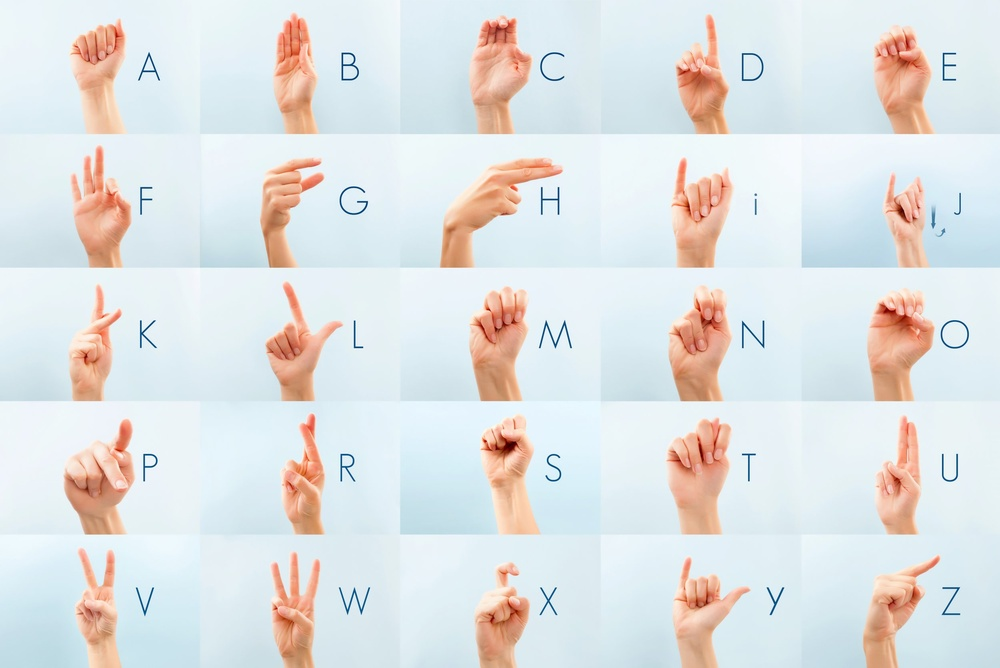
#> input picture asl-getty-images.jpg, 1000 x 668 px, shrunk from 2500 x 1669 before the run
$ python -i extract_landmarks_kaggle.py   (imports and definitions only)
#> lines starting #> are read from the running program, lines starting #| are printed output that depends on the picture; after the words box and inside, x2 and y2 are one past the last pixel; in counts of white or black regions, pixels touching at a corner belong together
#> further down, picture is the input picture: shape (668, 1000, 3); mean B, G, R 226.2, 226.1, 224.3
"""
Hand Landmark Extraction for Sign Language Dataset
Run on Kaggle — outputs /kaggle/working/landmarks.csv

Change DATASET_DIR to match your dataset path.
"""

import subprocess
# [4 lines not run here, left out]

import cv2
import numpy as np
import pandas as pd
import mediapipe as mp
from mediapipe.tasks import python
from mediapipe.tasks.python import vision
from pathlib import Path

# ── CONFIG ────────────────────────────────────────────────────────────────────
DATASET_DIR = "/kaggle/input/datasets/vignonantoine/mediapipe-processed-asl-dataset/processed_combine_asl_dataset"
OUTPUT_CSV  = "/kaggle/working/landmarks.csv"
MODEL_PATH  = "/kaggle/working/hand_landmarker.task"
MODE        = "mediapipe"   # "mediapipe" | "color"
#   mediapipe = real hand photos
#   color     = pre-rendered colored-dot images (like the ones in your dataset)
IMG_EXTS    = {".jpg", ".jpeg", ".png", ".bmp"}
# ─────────────────────────────────────────────────────────────────────────────

# [6 lines that did not run here, left out]
# [1 line that did not run here, left out]

LM_COLS = [f"{axis}{i}" for i in range(21) for axis in ("x", "y", "z")]


def extract_mediapipe(img_bgr):
    img_rgb  = cv2.cvtColor(img_bgr, cv2.COLOR_BGR2RGB)
    mp_image = mp.Image(image_format=mp.ImageFormat.SRGB, data=img_rgb)
    result   = DETECTOR.detect(mp_image)
    if not result.hand_landmarks:
        return None
    lm = result.hand_landmarks[0]
    return [v for pt in lm for v in (pt.x, pt.y, pt.z)]


# Color ranges (HSV) for pre-rendered landmark dot images
COLOR_GROUPS = [
    (np.array([0,   50, 150]), np.array([10,  255, 255]), [1, 2, 3, 4]),    # red   → thumb
    (np.array([10,  50, 150]), np.array([25,  255, 255]), [0]),              # orange → wrist
    (np.array([25,  50, 150]), np.array([35,  255, 255]), [5, 6, 7, 8]),    # yellow → index
    (np.array([35,  50, 100]), np.array([85,  255, 255]), [9, 10, 11, 12]), # green  → middle
    (np.array([85,  50, 100]), np.array([130, 255, 255]), [13, 14, 15, 16]),# blue   → ring
    (np.array([130, 50, 100]), np.array([160, 255, 255]), [17, 18, 19, 20]),# purple → pinky
]

def extract_color(img_bgr):
    hsv    = cv2.cvtColor(img_bgr, cv2.COLOR_BGR2HSV)
#> hsv: shape (668, 1000, 3); mean H, S, V 83.3, 33.8, 240.6
    h, w   = img_bgr.shape[:2]
#> h = 668; w = 1000
    coords = {}
    for lo, hi, indices in COLOR_GROUPS:
        mask = cv2.inRange(hsv, lo, hi)
        mask = cv2.morphologyEx(mask, cv2.MORPH_OPEN,
                                cv2.getStructuringElement(cv2.MORPH_ELLIPSE, (3, 3)))
        cnts, _ = cv2.findContours(mask, cv2.RETR_EXTERNAL, cv2.CHAIN_APPROX_SIMPLE)
        centers = sorted(
            [cv2.moments(c) for c in cnts if cv2.contourArea(c) > 5],
            key=lambda m: m["m10"] / m["m00"] if m["m00"] else 0,
        )
        for idx, mom in zip(indices, centers):
            if mom["m00"] == 0:
                continue
            coords[idx] = (mom["m10"] / mom["m00"] / w,
                           mom["m01"] / mom["m00"] / h,
                           0.0)
#> this loop made 6 passes
#> pass 1, in extract_color, `mask = cv2.inRange(hsv, lo, hi)`:
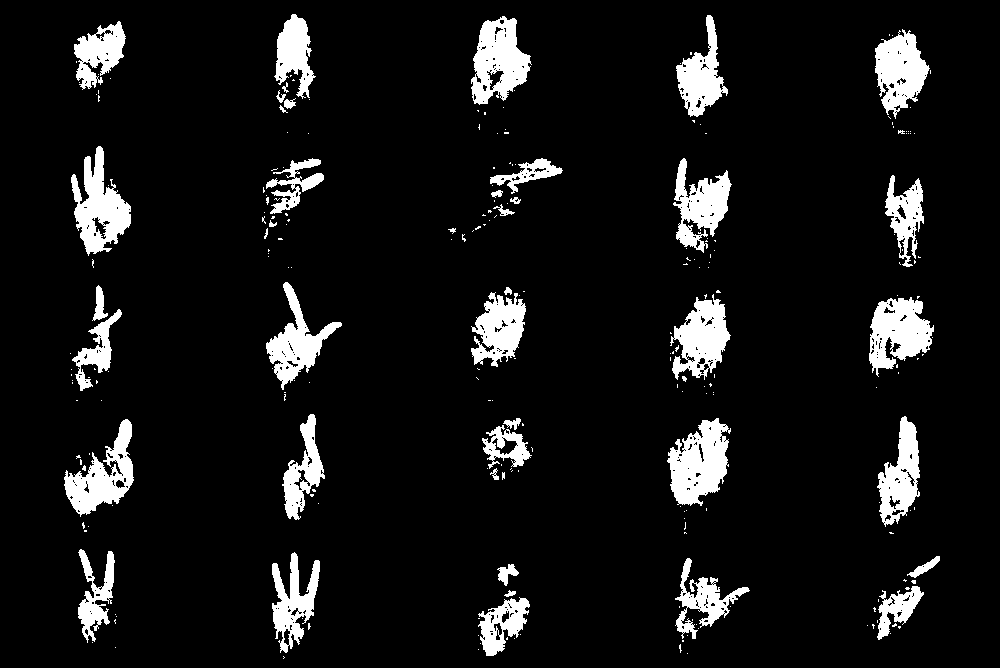
#> mask: shape (668, 1000); 8.5% white; 247 white regions (203 under 20 px), largest, box (x1, y1, x2, y2) and area: (667, 418, 731, 506) 3512, (71, 146, 131, 256) 3296, (471, 16, 532, 105) 3251
#> pass 1, in extract_color, `mask = cv2.morphologyEx(mask, cv2.MORPH_OPEN, cv2.getStructuringElemen..`:
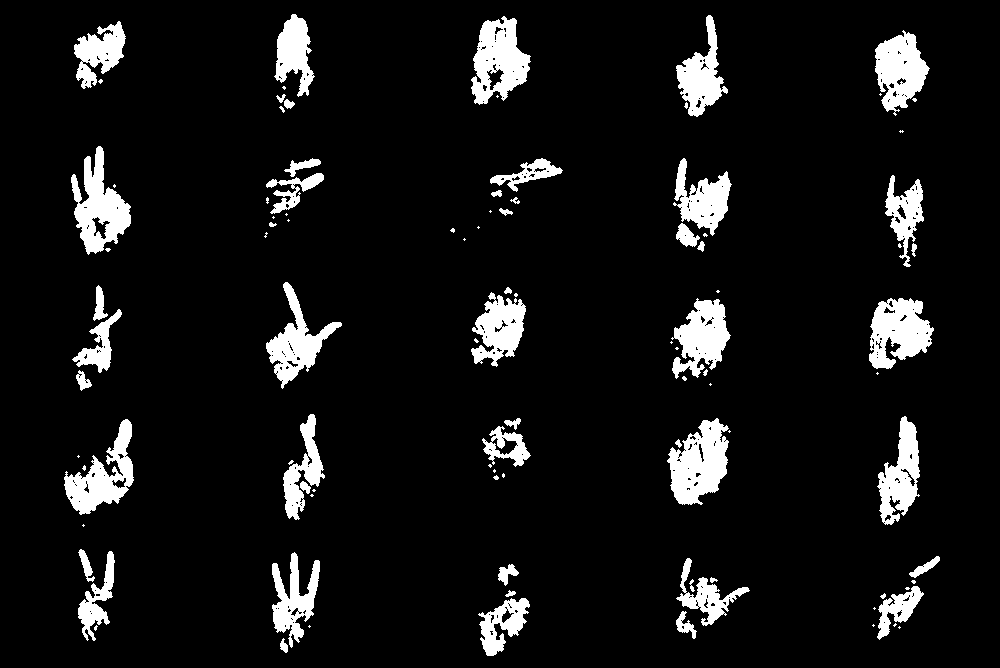
#> mask: shape (668, 1000); 8.1% white; 99 white regions (47 under 20 px), largest, box (x1, y1, x2, y2) and area: (667, 418, 729, 505) 3390, (71, 146, 131, 255) 3197, (471, 16, 531, 105) 3178
#> pass 2, in extract_color, `mask = cv2.inRange(hsv, lo, hi)`:
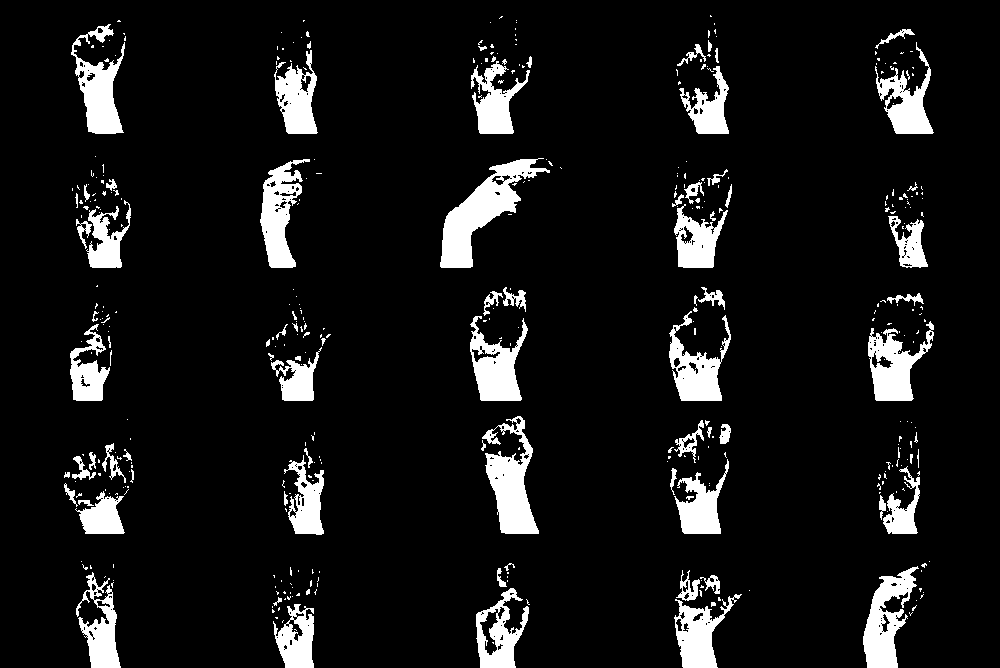
#> mask: shape (668, 1000); 8.7% white; 408 white regions (327 under 20 px), largest, box (x1, y1, x2, y2) and area: (440, 158, 550, 268) 4133, (482, 416, 539, 534) 3294, (863, 566, 919, 668) 2766
#> pass 2, in extract_color, `mask = cv2.morphologyEx(mask, cv2.MORPH_OPEN, cv2.getStructuringElemen..`:
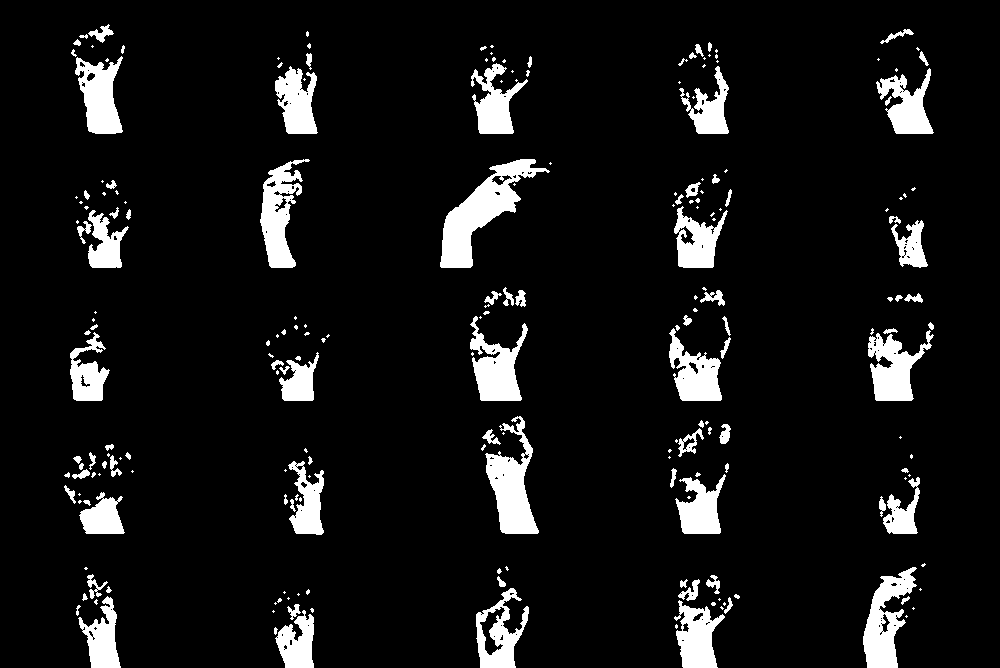
#> mask: shape (668, 1000); 8.1% white; 222 white regions (121 under 20 px), largest, box (x1, y1, x2, y2) and area: (440, 159, 550, 268) 4094, (485, 416, 539, 534) 3088, (863, 567, 917, 668) 2679
#> after the loop: mask: shape (668, 1000); every value is 0
#> after the loop, coords = 9 items
    if len(coords) < 10:
        return None
    row = []
    for i in range(21):
        row.extend(coords.get(i, (0.0, 0.0, 0.0)))
    return row


def process_image(path):
    img = cv2.imread(str(path))
    if img is None:
        return None
    if MODE == "color":
        return extract_color(img)
    result = extract_mediapipe(img)
    return result if result is not None else extract_color(img)


def main():
    records, skipped = [], 0
    dataset   = Path(DATASET_DIR)
    label_dirs = sorted([d for d in dataset.iterdir() if d.is_dir()]) or [dataset]

    for label_dir in label_dirs:
        images = [f for f in label_dir.iterdir() if f.suffix.lower() in IMG_EXTS]
        print(f"[{label_dir.name}] {len(images)} images")
        for path in images:
            lm = process_image(path)
            if lm is None:
                skipped += 1
                continue
            records.append({"label": label_dir.name, "file": path.name,
                            **dict(zip(LM_COLS, lm))})

    df = pd.DataFrame(records, columns=["label", "file"] + LM_COLS)
    df.to_csv(OUTPUT_CSV, index=False)
    print(f"\nSaved {len(df)} rows → {OUTPUT_CSV}  (skipped {skipped})")
    print(df.head())

# [1 line not run here, left out]

>>> import cv2
>>> picture = cv2.imread('asl-getty-images.jpg')
>>> result = extract_color(picture)
